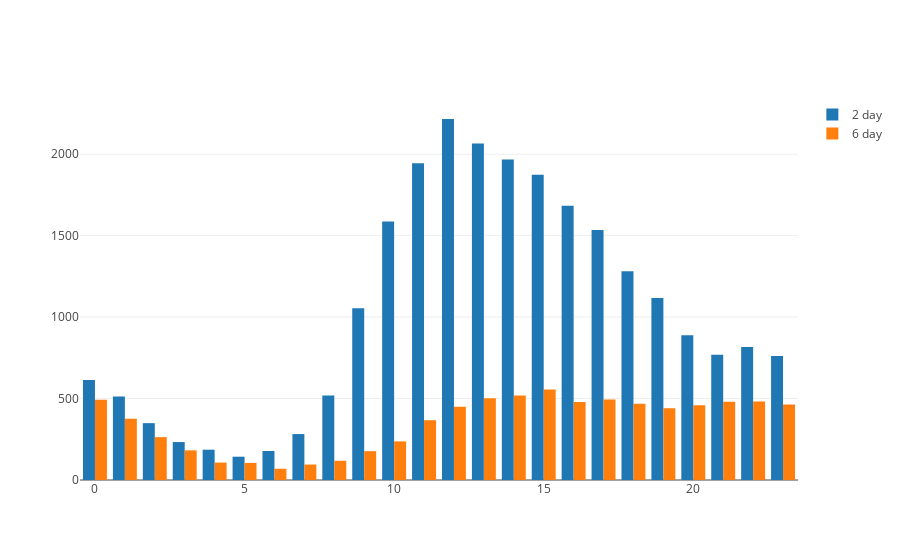

Source (notebook cell):
### Markdown cell above
## 5\. Сравните субботы и понедельники

Правда ли, что по субботам авторы пишут в основном днём, а по понедельникам — в основном вечером?

### Code cell
df['dayofweek'].describe()
domains = df.groupby('dayofweek')

scatters = []
for day, data in domains:
    if day != 2 and day != 6:
        continue
    domain_data = data.groupby('hour')['post_id'].count()
    #print(domain_data)
    #break
    scatters.append(go.Bar(x=domain_data.keys(),y=domain_data.values, name=str(day) + ' day'))    
    
fig = go.Figure(data=scatters)#, layout=layout)
iplot(fig, show_link=False)

### Figure 1 — Plotly figure (JSON) as saved in the notebook; plotly's stock layout.template omitted (floating-point values rounded to 4 significant figures)
{"data": [{"name": "2 day", "type": "bar", "x": [0, 1, 2, 3, 4, 5, 6, 7, 8, 9, 10, 11, 12, 13, 14, 15, 16, 17, 18, 19, 20, 21, 22, 23], "y": [614, 512, 349, 233, 186, 143, 178, 282, 519, 1055, 1587, 1944, 2216, 2065, 1968, 1874, 1683, 1534, 1281, 1117, 889, 769, 816, 761]}, {"name": "6 day", "type": "bar", "x": [0, 1, 2, 3, 4, 5, 6, 7, 8, 9, 10, 11, 12, 13, 14, 15, 16, 17, 18, 19, 20, 21, 22, 23], "y": [492, 376, 263, 182, 107, 105, 69, 95, 118, 177, 237, 367, 449, 502, 519, 556, 479, 494, 468, 441, 459, 480, 482, 463]}], "layout": {}}
